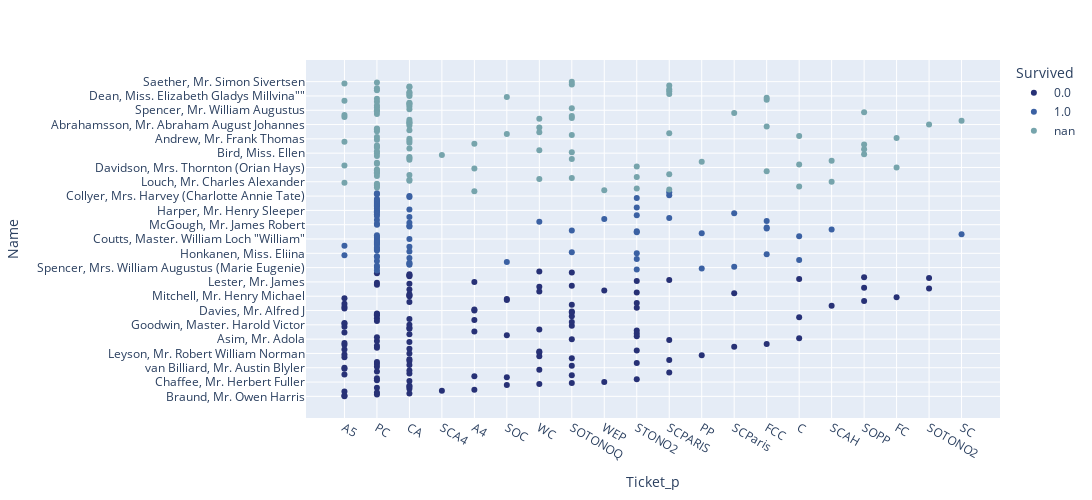

Source (notebook cell):
### Code cell
dfplt = df.copy(deep=True)
dfplt= dfplt[dfplt["Ticket_p"] != "N/A"]
fig = px.scatter(dfplt.astype(str), x="Ticket_p", y="Name", color= "Survived",
                 color_discrete_sequence=cm, size_max=6,width=1200, height=500)
fig.show()

### Figure 1 — Plotly figure (JSON) as saved in the notebook; plotly's stock layout.template omitted (floating-point values rounded to 4 significant figures; data arrays with more than 128 entries replaced by an {"elided": "..."} marker saying what was removed)
{"data": [{"hovertemplate": "Survived=0.0<br>Ticket_p=%{x}<br>Name=%{y}<extra></extra>", "legendgroup": "0.0", "marker": {"color": "#273176", "symbol": "circle"}, "mode": "markers", "name": "0.0", "orientation": "v", "showlegend": true, "x": {"elided": "132 str values"}, "xaxis": "x", "y": {"elided": "132 str values"}, "yaxis": "y", "type": "scatter"}, {"hovertemplate": "Survived=1.0<br>Ticket_p=%{x}<br>Name=%{y}<extra></extra>", "legendgroup": "1.0", "marker": {"color": "#3B61A3", "symbol": "circle"}, "mode": "markers", "name": "1.0", "orientation": "v", "showlegend": true, "x": ["PC", "STONO2", "PP", "PC", "SCParis", "PC", "CA", "CA", "CA", "SOC", "PC", "C", "STONO2", "CA", "PC", "PC", "A5", "FCC", "STONO2", "SOTONOQ", "CA", "PC", "PC", "PC", "PC", "CA", "A5", "PC", "PC", "PC", "PC", "PC", "PC", "CA", "PC", "PC", "C", "PC", "SC", "PP", "STONO2", "STONO2", "SOTONOQ", "SCAH", "FCC", "FCC", "CA", "CA", "PC", "PC", "CA", "WC", "FCC", "PC", "WEP", "SCPARIS", "CA", "PC", "STONO2", "PC", "SCParis", "PC", "PC", "PC", "CA", "PC", "STONO2", "PC", "PC", "PC", "PC", "PC", "PC", "PC", "PC", "PC", "STONO2", "CA", "CA", "SCPARIS", "PC", "PC", "SCPARIS"], "xaxis": "x", "y": ["Cumings, Mrs. John Bradley (Florence Briggs Thayer)", "Heikkinen, Miss. Laina", "Sandstrom, Miss. Marguerite Rut", "Spencer, Mrs. William Augustus (Marie Eugenie)", "Laroche, Miss. Simonne Marie Anne Andree", "Harper, Mrs. Henry Sleeper (Myna Haxtun)", "Rugg, Miss. Emily", "West, Miss. Constance Mirium", "Nye, Mrs. (Elizabeth Ramell)", "Ilett, Miss. Bertha", "Greenfield, Mr. William Bertram", "Madsen, Mr. Fridtjof Arne", "Hakkarainen, Mrs. Pekka Pietari (Elin Matilda Dolck)", "Watt, Mrs. James (Elizabeth \"Bessie\" Inglis Milne)", "Brown, Mrs. James Joseph (Margaret Tobin)", "Lurette, Miss. Elise", "Cohen, Mr. Gurshon \"Gus\"", "Cameron, Miss. Clear Annie", "Honkanen, Miss. Eliina", "Sunderland, Mr. Victor Francis", "Collyer, Miss. Marjorie \"Lottie\"", "Thorne, Mrs. Gertrude Maybelle", "Ward, Miss. Anna", "Graham, Mrs. William Thompson (Edith Junkins)", "Bissette, Miss. Amelia", "Abbott, Mrs. Stanton (Rosa Hunt)", "Dorking, Mr. Edward Arthur", "Baxter, Mrs. James (Helene DeLaudeniere Chaput)", "Penasco y Castellana, Mrs. Victor de Satode (Maria Josefa Perez de Soto y Vallejo)", "Francatelli, Miss. Laura Mabel", "Ryerson, Miss. Emily Borie", "Young, Miss. Marie Grice", "Frauenthal, Mrs. Henry William (Clara Heinsheimer)", "Coutts, Master. William Loch \"William\"", "Aubart, Mme. Leontine Pauline", "Meyer, Mrs. Edgar Joseph (Leila Saks)", "Landergren, Miss. Aurora Adelia", "Bidois, Miss. Rosalie", "Lehmann, Miss. Bertha", "Sandstrom, Mrs. Hjalmar (Agnes Charlotta Bengtsson)", "Niskanen, Mr. Juha", "Sundman, Mr. Johan Julian", "Pickard, Mr. Berk (Berk Trembisky)", "Louch, Mrs. Charles Alexander (Alice Adelaide Slow)", "Hart, Mrs. Benjamin (Esther Ada Bloomfield)", "Toomey, Miss. Ellen", "West, Mrs. Edwy Arthur (Ada Mary Worth)", "Coutts, Master. Eden Leslie \"Neville\"", "McGough, Mr. James Robert", "Rothschild, Mrs. Martin (Elizabeth L. Barrett)", "Lemore, Mrs. (Amelia Milley)", "Ridsdale, Miss. Lucy", "Hart, Miss. Eva Miriam", "LeRoy, Miss. Bertha", "Crosby, Miss. Harriet R", "Padro y Manent, Mr. Julian", "Davies, Master. John Morgan Jr", "Flynn, Mr. John Irwin (\"Irving\")", "Jussila, Mr. Eiriik", "Duff Gordon, Sir. Cosmo Edmund (\"Mr Morgan\")", "Laroche, Mrs. Joseph (Juliette Marie Louise Lafargue)", "Shutes, Miss. Elizabeth W", "Sagesser, Mlle. Emma", "Harper, Mr. Henry Sleeper", "Stanley, Miss. Amy Zillah Elsie", "Frauenthal, Dr. Henry William", "Lindqvist, Mr. Eino William", "Cardeza, Mr. Thomas Drake Martinez", "Hassab, Mr. Hammad", "Astor, Mrs. John Jacob (Madeleine Talmadge Force)", "Silverthorne, Mr. Spencer Victor", "Calderhead, Mr. Edward Pennington", "Mayne, Mlle. Berthe Antonine (\"Mrs de Villiers\")", "Endres, Miss. Caroline Louise", "Lesurer, Mr. Gustave J", "Ryerson, Miss. Susan Parker \"Suzette\"", "Stranden, Mr. Juho", "Dean, Master. Bertram Vere", "Collyer, Mrs. Harvey (Charlotte Annie Tate)", "Mallet, Master. Andre", "Compton, Miss. Sara Rebecca", "Lines, Miss. Mary Conover", "Duran y More, Miss. Asuncion"], "yaxis": "y", "type": "scatter"}, {"hovertemplate": "Survived=nan<br>Ticket_p=%{x}<br>Name=%{y}<extra></extra>", "legendgroup": "nan", "marker": {"color": "#76A4AC", "symbol": "circle"}, "mode": "markers", "name": "nan", "orientation": "v", "showlegend": true, "x": ["A4", "WEP", "SCPARIS", "STONO2", "PC", "C", "PC", "PC", "PC", "A5", "SCAH", "CA", "CA", "WC", "SOTONOQ", "STONO2", "PC", "CA", "SCPARIS", "PC", "PC", "FCC", "PC", "PC", "A4", "FC", "STONO2", "A5", "C", "PC", "PC", "PP", "SCAH", "CA", "SOTONOQ", "CA", "CA", "PC", "SCA4", "SOPP", "PC", "SOTONOQ", "PC", "WC", "SOPP", "CA", "PC", "PC", "PC", "SOPP", "A4", "CA", "A5", "CA", "PC", "CA", "FC", "PC", "C", "SOTONOQ", "SOC", "SCPARIS", "WC", "PC", "CA", "PC", "PC", "WC", "FCC", "CA", "SOTONO2", "CA", "CA", "CA", "SC", "CA", "WC", "SOTONOQ", "A5", "SOTONOQ", "A5", "PC", "SCParis", "SOPP", "PC", "PC", "CA", "SOTONOQ", "PC", "CA", "PC", "CA", "CA", "CA", "PC", "A5", "FCC", "PC", "FCC", "SOC", "CA", "CA", "SCPARIS", "CA", "CA", "SCPARIS", "PC", "SCPARIS", "PC", "CA", "CA", "SCPARIS", "SOTONOQ", "A5", "PC", "SOTONOQ"], "xaxis": "x", "y": ["Davies, Mr. John Samuel", "Chaffee, Mrs. Herbert Fuller (Carrie Constance Toogood)", "del Carlo, Mrs. Sebastiano (Argenia Genovesi)", "Ilmakangas, Miss. Ida Livija", "Rothschild, Mr. Martin", "Olsen, Master. Artur Karl", "Flegenheim, Mrs. Alfred (Antoinette)", "Williams, Mr. Richard Norris II", "Ryerson, Mrs. Arthur Larned (Emily Maria Borie)", "Robins, Mr. Alexander A", "Louch, Mr. Charles Alexander", "Jefferys, Mr. Clifford Thomas", "Dean, Mrs. Bertram (Eva Georgetta Light)", "Johnston, Mrs. Andrew G (Elizabeth Lily\" Watson)\"", "Goldsmith, Mr. Nathan", "Peltomaki, Mr. Nikolai Johannes", "Chevre, Mr. Paul Romaine", "Coutts, Mrs. William (Winnie Minnie\" Treanor)\"", "Pulbaum, Mr. Franz", "Chaudanson, Miss. Victorine", "Ryerson, Master. John Borie", "Corey, Mrs. Percy C (Mary Phyllis Elizabeth Miller)", "Ovies y Rodriguez, Mr. Servando", "Straus, Mr. Isidor", "Badman, Miss. Emily Louisa", "Davidson, Mrs. Thornton (Orian Hays)", "Makinen, Mr. Kalle Edvard", "Nancarrow, Mr. William Henry", "Holthen, Mr. Johan Martin", "Evans, Miss. Edith Corse", "Straus, Mrs. Isidor (Rosalie Ida Blun)", "Sandstrom, Miss. Beatrice Irene", "Chapman, Mrs. John Henry (Sara Elizabeth Lawry)", "Watt, Miss. Bertha J", "Drapkin, Miss. Jennie", "Goodwin, Mr. Charles Frederick", "Goodwin, Miss. Jessie Allis", "Ryerson, Mr. Arthur Larned", "Davies, Mr. Evan", "Duquemin, Mr. Joseph", "Bird, Miss. Ellen", "Peacock, Mrs. Benjamin (Edith Nile)", "Brandeis, Mr. Emil", "Ford, Mr. Edward Watson", "Lithman, Mr. Simon", "Sincock, Miss. Maude", "Compton, Mrs. Alexander Taylor (Mary Eliza Ingersoll)", "Compton, Mr. Alexander Taylor Jr", "Douglas, Mrs. Frederick Charles (Mary Helene Baxter)", "Phillips, Miss. Alice Frances Louisa", "Davies, Mr. Joseph", "Sage, Miss. Ada", "van Billiard, Master. Walter John", "Baimbrigge, Mr. Charles Robert", "Astor, Col. John Jacob", "Andrew, Mr. Frank Thomas", "Omont, Mr. Alfred Fernand", "Rosenbaum, Miss. Edith Louise", "Andersen, Mr. Albert Karvin", "Finoli, Mr. Luigi", "Deacon, Mr. Percy William", "Duran y More, Miss. Florentina", "Cook, Mrs. (Selena Rogers)", "Candee, Mrs. Edward (Helen Churchill Hungerford)", "Everett, Mr. Thomas James", "Cumings, Mr. John Bradley", "Douglas, Mrs. Walter Donald (Mahala Dutton)", "Johnston, Master. William Arthur Willie\"\"", "Karnes, Mrs. J Frank (Claire Bennett)", "West, Miss. Barbara J", "Abrahamsson, Mr. Abraham August Johannes", "MacKay, Mr. George William", "Portaluppi, Mr. Emilio Ilario Giuseppe", "Warren, Mr. Charles William", "Parker, Mr. Clifford Richard", "Ware, Mr. John James", "Oxenham, Mr. Percy Thomas", "Peacock, Master. Alfred Edward", "Dennis, Mr. William", "Franklin, Mr. Charles (Charles Fardon)", "Ford, Mr. Arthur", "Rheims, Mr. George Alexander Lucien", "Laroche, Miss. Louise", "Phillips, Mr. Escott Robert", "White, Mrs. John Stuart (Ella Holmes)", "Spencer, Mr. William Augustus", "Jefferys, Mr. Ernest Wilfred", "Assam, Mr. Ali", "Rosenshine, Mr. George (Mr George Thorne\")\"", "Davies, Mrs. John Morgan (Elizabeth Agnes Mary White) ", "Dulles, Mr. William Crothers", "Denbury, Mr. Herbert", "Fillbrook, Mr. Joseph Charles", "Sage, Mr. John George", "Cardeza, Mrs. James Warburton Martinez (Charlotte Wardle Drake)", "van Billiard, Master. James William", "Walcroft, Miss. Nellie", "Greenfield, Mrs. Leo David (Blanche Strouse)", "Stokes, Mr. Philip Joseph", "Dibden, Mr. William", "Dean, Miss. Elizabeth Gladys Millvina\"\"", "Sage, Master. William Henry", "Mallet, Mrs. Albert (Antoinette Magnin)", "Ware, Mrs. John James (Florence Louise Long)", "Sage, Mrs. John (Annie Bullen)", "Pallas y Castello, Mr. Emilio", "Bowen, Miss. Grace Scott", "Wheeler, Mr. Edwin Frederick\"\"", "Lines, Mrs. Ernest H (Elizabeth Lindsey James)", "Abbott, Master. Eugene Joseph", "Gilbert, Mr. William", "Nourney, Mr. Alfred (Baron von Drachstedt\")\"", "Peacock, Miss. Treasteall", "Spector, Mr. Woolf", "Oliva y Ocana, Dona. Fermina", "Saether, Mr. Simon Sivertsen"], "yaxis": "y", "type": "scatter"}], "layout": {"xaxis": {"anchor": "y", "domain": [0.0, 1.0], "title": {"text": "Ticket_p"}}, "yaxis": {"anchor": "x", "domain": [0.0, 1.0], "title": {"text": "Name"}}, "legend": {"title": {"text": "Survived"}, "tracegroupgap": 0}, "margin": {"t": 60}, "height": 500, "width": 1200}}
